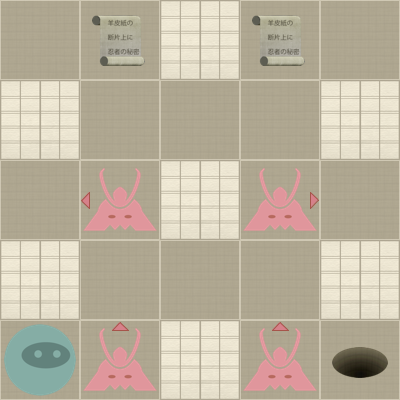

Below is a game level as drawn by its tile map, then a one-line description and the .tmx that defines it (tile-layer data replaced by summaries):
An orthogonal 5x5 tile map with 80x80 px tiles, 2 tile layers (Level, Actors).

<map version="1.0" orientation="orthogonal" width="5" height="5" tilewidth="80" tileheight="80">
 <properties>
  <property name="moves" value="6" />
 </properties>
 <tileset firstgid="1" name="tiles" tilewidth="80" tileheight="80" spacing="2" margin="2">
  <image source="tiles-ipad.png" width="512" height="512" />
  <tile id="0">
   <properties>
    <property name="actor" value="exit" />
   </properties>
  </tile>
  <tile id="2">
   <properties>
    <property name="actor" value="guard" />
    <property name="direction" value="down" />
   </properties>
  </tile>
  <tile id="3">
   <properties>
    <property name="actor" value="guard" />
    <property name="direction" value="left" />
   </properties>
  </tile>
  <tile id="4">
   <properties>
    <property name="actor" value="guard" />
    <property name="direction" value="right" />
   </properties>
  </tile>
  <tile id="5">
   <properties>
    <property name="actor" value="guard" />
    <property name="direction" value="up" />
   </properties>
  </tile>
  <tile id="7">
   <properties>
    <property name="actor" value="player" />
   </properties>
  </tile>
  <tile id="8">
   <properties>
    <property name="actor" value="scroll" />
   </properties>
  </tile>
  <tile id="9">
   <properties>
    <property name="wall" value="1" />
   </properties>
  </tile>
 </tileset>
 <layer name="Level" width="5" height="5">
  <data>[25 cells, 25 non-empty, 2 distinct tile ids]</data>
 </layer>
 <layer name="Actors" width="5" height="5">
  <data>[25 cells, 8 non-empty, 6 distinct tile ids]</data>
 </layer>
</map>
